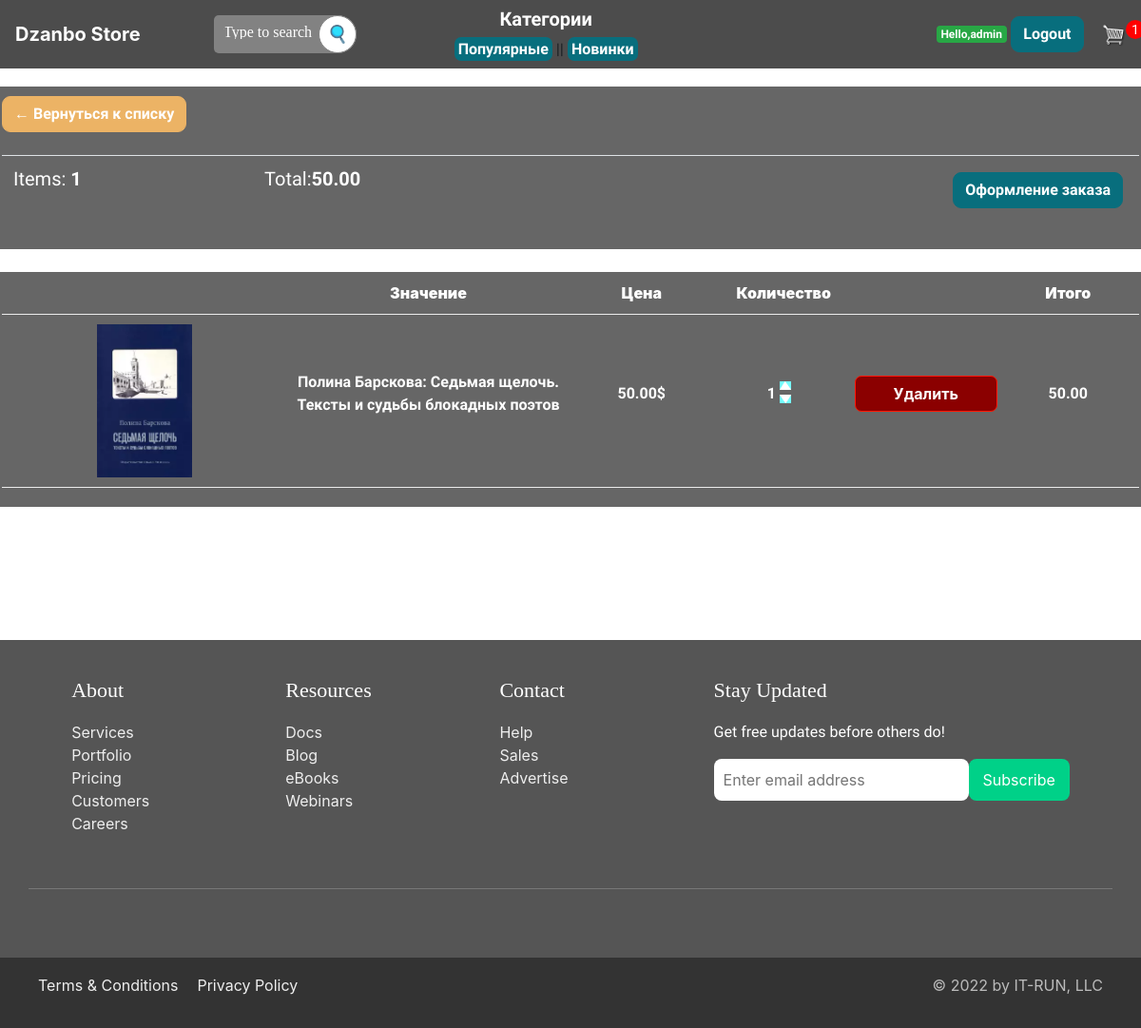
The page /cart/ (signed in) on the database as committed earlier.
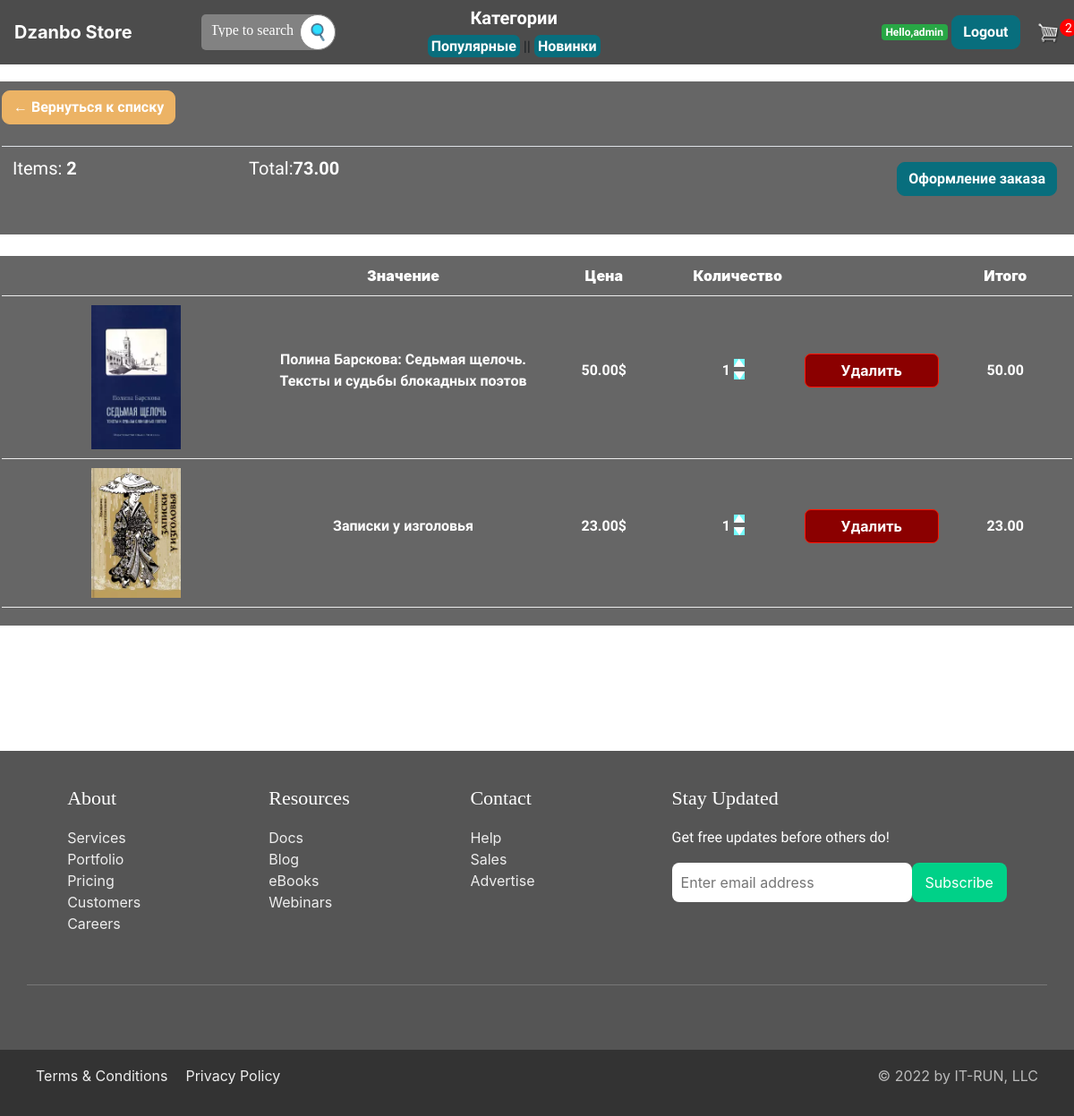
The same page on the database as committed later.
### bookmaster/models.py (models this page shows, shortened)
class Order(models.Model):
    customer = models.ForeignKey(User, on_delete=models.SET_NULL, blank=True, null=True)
    date_order = models.DateTimeField(auto_now_add=True)
    complete = models.BooleanField(default=False, null=True, blank=False)
    transaction_id = models.CharField(max_length=200, null=True)
    @property
    def get_cart_total(self):
        orderitems = self.orderitem_set.all()
        total = sum([item.get_total for item in orderitems])
        return total
    @property
    def get_cart_items(self):
        orderitems = self.orderitem_set.all()
        total = sum([item.quantity for item in orderitems])
        return total

class OrderItem(models.Model):
    product = models.ForeignKey(Product, on_delete=models.SET_NULL, blank=True, null=True)
    order = models.ForeignKey(Order, on_delete=models.SET_NULL, blank=True, null=True)
    quantity = models.IntegerField(default=0, null=True, blank=True)
    date_added = models.DateTimeField(auto_now_add=True)
    @property
    def get_total(self):
        total = self.product.price * self.quantity
        return total

class Product(models.Model):
    name = models.CharField(max_length=200, null=True)
    genre = models.ForeignKey(Genre, on_delete=models.SET_NULL, blank=True, null=True)
    price = models.DecimalField(max_digits=8, decimal_places=2)
    digital = models.BooleanField(default=False, null=True, blank=True)
    image = models.ImageField(null=True, blank=True, upload_to="product_images/")
    description = models.TextField(max_length=1000, null=True)
    author = models.CharField(max_length=100, null=True)
    published_date = models.DateTimeField(auto_now_add=True, null=True)
    popular_list = models.IntegerField('popular_list', default=0)
    @property
    def imageURL(self):
        try:
            url = self.image.url
        except:
            url = ''
        return url

### bookmaster/views.py (the view)
# urls.py: path('cart/', views.cart, name="cart"),
def cart(request):
    if request.user.is_authenticated:
        customer = request.user
        order, created = Order.objects.get_or_create(customer=customer, complete=False)
        items = order.orderitem_set.all()
        cartItems = order.get_cart_items
    else:
        items = []
        order = {'get_cart_total':0, 'get_cart_items':0, 'shipping':False}
        cartItems = order['get_cart_items']
    context = {'items':items, 'order':order, 'cartItems':cartItems}
    return render(request, 'store/cart.html', context)

### bookmaster/get_category.py (called while the page is built)
def get_category(request):
    genres = Genre.objects.all()
    context = {'genres':genres}
    return context

### bookmaster/templates/store/cart.html
{% extends 'store/main.html' %}
{% load static %}
{% block content %}
	<div class="row">
		<div class="col-lg-12">
			<div class="box-element">
				<a  class="btn btn-outline-dark" href="{% url 'store' %}">&#x2190; Вернуться к списку</a>
				<br>
				<br>
				<table class="table">
					<tr>
						<th><h5>Items: <strong>{{order.get_cart_items}}</strong></h5></th>
						<th><h5>Total:<strong>{{order.get_cart_total|floatformat:2}}</strong></h5></th>
						<th>
							<a  style="float:right; margin:5px;" class="btn btn-success" href="{% url 'checkout' %}">Оформление заказа</a>
						</th>
					</tr>
				</table>
			</div>
			<br>
			<div class="box-element">
				<div class="cart-row">
					<div style="flex:2"></div>
					<div style="flex:2"><strong>Значение</strong></div>
					<div style="flex:1"><strong>Цена</strong></div>
					<div style="flex:1"><strong>Количество</strong></div>
					<div style="flex:1"><strong></strong></div>
					<div style="flex:1"><strong>Итого</strong></div>
				</div>
				{% for item in items %}
				<div class="cart-row">
					<div style="flex:2"><img class="row-image" src="{{ item.product.imageURL}}"></div>
					<div style="flex:2"><p>{{item.product.name}}</p></div>
					<div style="flex:1"><p>{{item.product.price|floatformat:2}}$</p></div>
					<div style="flex:1">
						<div>
							<p class="quantity">{{item.quantity}}</p>
						<div class="quantity-divs">
							<img data-product={{item.product.id}} data-action="add" class="chg-quantity update-cart" src="{% static  'images/arrow-up.png' %}">
							<img data-product={{item.product.id}} data-action="remove" class="chg-quantity update-cart" src="{% static  'images/arrow-down.png' %}">
						</div>
						</div>
					</div>
					<div style="flex:1"><button style="flex:1" data-product="{{item.product.id}}" data-action="delete" class="btn cart_deleteBtn update-cart">Удалить</button></div>
					<div style="flex:1"><p>{{item.get_total}}</p></div>
				</div>
				{% endfor %}
			</div>
		</div>
	</div>
{% endblock content %}

### bookmaster/templates/store/main.html (shortened to what this page needs)
<!DOCTYPE html>
{% load static %}
<html>
<head>
	<link rel="stylesheet" href="https://stackpath.bootstrapcdn.com/bootstrap/4.4.1/css/bootstrap.min.css">
	<link rel="stylesheet" type="text/css" href="{% static 'css/main.css' %}">
</head>
<body>
	<nav class="navbar navbar-expand-lg navbar-dark bg-dark">
	  <a class="navbar-brand" href="{% url 'store' %}">Dzanbo Store</a>
	  <div class="collapse navbar-collapse" id="navbarSupportedContent">
	    <ul class="navbar-nav mr-auto">
	      <li class="nav-item">
			  <form class="search" action="{% url 'search_results' %}" msearethod="get">
     			<input name="q" class="search-txt" type="text" name="" placeholder="Type to search">
     			<button class="search-btn" href="#" >
					<img width="20" height="20" src="../../static/images/zoom.png" alt="search-icon">
     			</button>
    		</form>
	      </li>
            <ul class="navbar_cat">
                <li class="nav-item navbar_category">
				<h5><b>Категории</b></h5>
	      </li>
                <li class="navbar_pages">
                <a href="/popular_list">Популярные</a> ||
                <a href="/new_list">Новинки</a>
            </li>
            </ul>
			<li class="nav-item">
			{% if not request.user.is_authenticated %}
	     	<a href="{% url 'register' %}"class="btn btn-warning">Registration</a>
			<a href="{% url 'login' %}"class="btn btn-warning">Login</a>
			{% else %}
				<span class="badge bg-success">Hello,{{request.user.username}}</span>
			<a href="{% url 'logout' %}"class="btn btn-warning">Logout</a>
			{% endif %}
	     	<a href="{% url 'cart' %}" class="cartIcon">
	    		<img  id="cart-icon" src="{% static 'images/cart.png' %}">
					    	<p id="cart-total">{{cartItems}}</p>
	    	</a>
	      </li>
	    </ul>
	  </div>
	</nav>
     <div class="container">
            <br>
            {% block content %}
            {% endblock content %}
         </div>
	<footer>
  <section class="ft-main">
    <div class="ft-main-item">
      <h2 class="ft-title">About</h2>
      <ul>
        <li><a href="#">Services</a></li>
        <li><a href="#">Portfolio</a></li>
        <li><a href="#">Pricing</a></li>
        <li><a href="#">Customers</a></li>
        <li><a href="#">Careers</a></li>
      </ul>
    </div>
    <div class="ft-main-item">
      <h2 class="ft-title">Resources</h2>
      <ul>
        <li><a href="#">Docs</a></li>
        <li><a href="#">Blog</a></li>
        <li><a href="#">eBooks</a></li>
        <li><a href="#">Webinars</a></li>
      </ul>
    </div>
    <div class="ft-main-item">
      <h2 class="ft-title">Contact</h2>
      <ul>
        <li><a href="#">Help</a></li>
        <li><a href="#">Sales</a></li>
        <li><a href="#">Advertise</a></li>
      </ul>
    </div>
    <div class="ft-main-item">
      <h2 class="ft-title">Stay Updated</h2>
      <p>Get free updates before others do!</p>
      <form>
        <input type="email" name="email" placeholder="Enter email address">
        <input type="submit" value="Subscribe">
      </form>
    </div>
  </section>
  <section class="ft-social">
    <ul class="ft-social-list">
    </ul>
  </section>
  <section class="ft-legal">
    <ul class="ft-legal-list">
      <li><a href="#">Terms &amp; Conditions</a></li>
      <li><a href="#">Privacy Policy</a></li>
      <li>&copy; 2022 by IT-RUN, LLC</li>
    </ul>
  </section>
</footer>
</body>
</html>

Rows that differ between the two databases and show on the page:
computed for Order: get_cart_items "1" → "2"; get_cart_total "50.00" → "73.00"
added OrderItem: product.imageURL (picture), product.name "Записки у изголовья", product.price "23.00", quantity "1", get_total "23.00"
Other text that changed with them:
{{ cartItems }}: "1" → "2"
